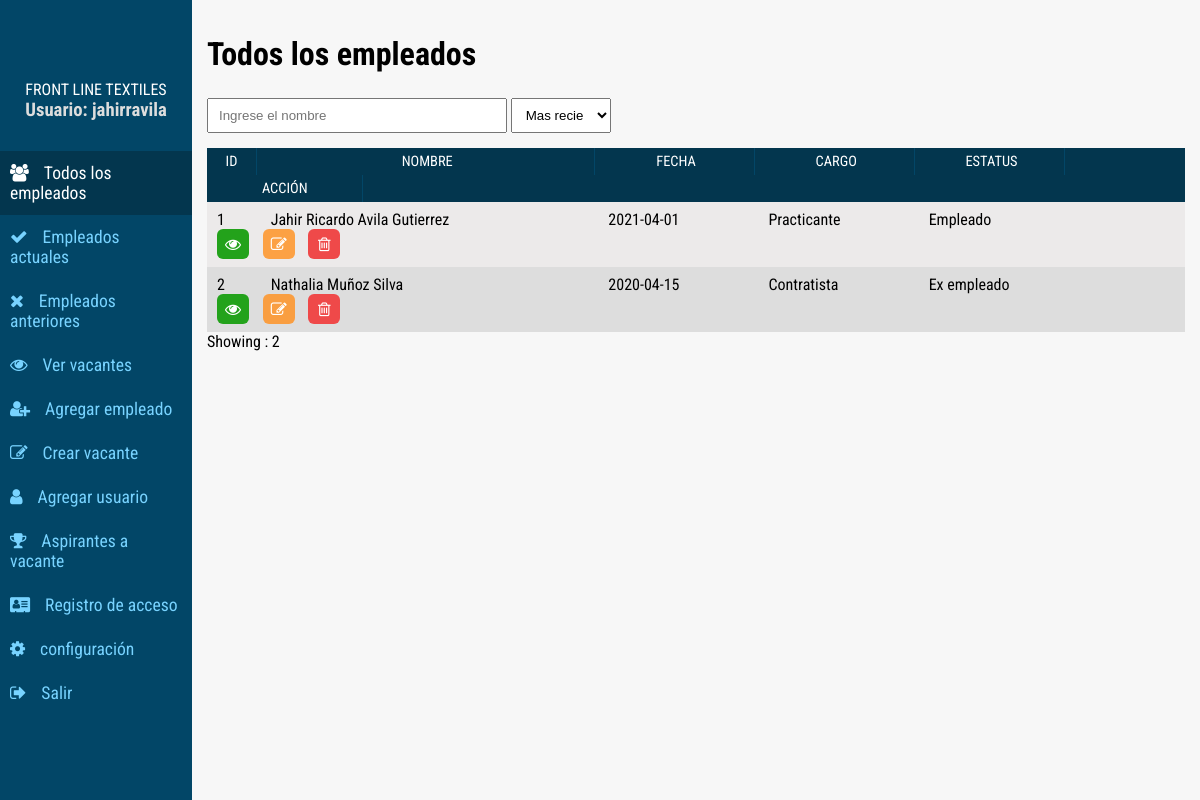
The page /contratacion/dashboard (signed in) on the database its author committed.
### tables this page shows
CREATE TABLE `sharp_emp` (
  `id` int(11) NOT NULL,
  `employee_id` text DEFAULT NULL,
  `first_name` text NOT NULL,
  `middle_name` text DEFAULT NULL,
  `last_name` text NOT NULL,
  `phone` varchar(30) NOT NULL,
  `employee_image` text NOT NULL,
  `id_type` text NOT NULL,
  `id_number` text NOT NULL,
  `id_card_image` text NOT NULL,
  `residence_address` text NOT NULL,
  `residence_location` text NOT NULL,
  `residence_direction` text NOT NULL,
  `residence_gps` text NOT NULL,
  `next_of_kin` text NOT NULL,
  `relationship` text NOT NULL,
  `phone_of_kin` text NOT NULL,
  `kin_residence` text NOT NULL,
  `kin_residence_direction` text NOT NULL,
  `date_employed` date NOT NULL,
  `job_type` text NOT NULL,
  `status` text NOT NULL
);

### contratacion/phpclasses/pagination.php (called while the page is built, shortened)
<?php
class Pagination{
	var $totalRows  	= '';
	var $perPage	 	= 10;
	var $fullTagOpen	= '<div class="pagination">';
	var $fullTagClose	= '</div>';
	var $showCount      = true;
	function createLinks(){
		$numPages = ceil($this->totalRows / $this->perPage);
		if ($numPages == 1){
			if ($this->showCount){
				$info = 'Showing : ' . $this->totalRows;
				return $info;
			}else{
				return '';
			}
		}
		$output = '';
		$output = preg_replace("#([^:])//+#", "\\1/", $output);
		$output = $this->fullTagOpen.$output.$this->fullTagClose;
		return $output;
	}
}
?>

### contratacion/dashboard/index.php (the view, shortened to what this page needs)
<?php
	include("../inc/header.php");
    include('../phpclasses/pagination.php');
    $limit = 10;
	$queryNum = $db_connect->query("SELECT COUNT(*) as postNum FROM sharp_emp LIMIT $limit");
	$resultNum = $queryNum->fetch_assoc();
	$rowCount = $resultNum['postNum'];
	$pagConfig = array(
		'totalRows' => $rowCount,
		'perPage' => $limit,
		'link_func' => 'searchFilter'
	);
	$pagination =  new Pagination($pagConfig);
?>
	<section class="side-menu fixed left">
		<div class="top-sec">
			<div class="dash_logo">
			</div>
			<p>Front Line Textiles</p>
			<h3>Usuario: <?php echo $_SESSION['username']?></h3>
		</div>
		<ul class="nav">
			<li class="nav-item current"><a href="../dashboard"><span class="nav-icon"><i class="fa fa-users"></i></span>Todos los empleados</a></li>
			<li class="nav-item"><a href="../dashboard/current_employees.php"><span class="nav-icon"><i class="fa fa-check"></i></span>Empleados actuales</a></li>
			<li class="nav-item"><a href="../dashboard/past_employees.php"><span class="nav-icon"><i class="fa fa-times"></i></span>Empleados anteriores</a></li>
			<li class="nav-item"><a href="../dashboard/ver_vacantes.php"><span class="nav-icon"><i class="fa fa-eye"></i></span>Ver vacantes</a></li>
			<?php if($usertype == "Admin"){ ?>
				<li class="nav-item"><a href="../dashboard/add_employee.php"><span class="nav-icon"><i class="fa fa-user-plus"></i></span>Agregar empleado</a></li>
				<li class="nav-item"><a href="../dashboard/crear_vacante.php"><span class="nav-icon"><i class="fa fa-edit"></i></span>Crear vacante</a></li>
				<li class="nav-item"><a href="../dashboard/add_user.php"><span class="nav-icon"><i class="fa fa-user"></i></span>Agregar usuario</a></li>
				<li class="nav-item"><a href="../dashboard/aspirante_vacante.php"><span class="nav-icon"><i class="fa fa-trophy"></i></span>Aspirantes a vacante</a></li>
				<li class="nav-item"><a href="../dashboard/registro_acceso.php"><span class="nav-icon"><i class="fa fa-vcard"></i></span>Registro de acceso </a></li>
			<?php		} ?>
			<li class="nav-item"><a href="../dashboard/settings.php"><span class="nav-icon"><i class="fa fa-cog"></i></span>configuración</a></li>
			<li class="nav-item"><a href="../dashboard/logout.php"><span class="nav-icon"><i class="fa fa-sign-out"></i></span>Salir</a></li>
		</ul>
	</section>
	<section class="contentSection right clearfix">
		<div class="container">
			<div class="wrapper employee_list clearfix">
				<div class="section_title">Todos los empleados</div>
				<div class="top-bar">
					<div class="top-item">
						<form id="empFilter" method="post" action="">
							<input class="filterField filterVal" type="text" placeholder="Ingrese el nombre" onkeyup="searchFilter()">
						</form>
					</div>
					<div class="top-item">
						<form id="empFilter" method="post" action="">
							<select class="sortField sortVal" onchange="searchFilter()">
								<option value="ASC">Mas reciente</option>
							</select>
						</form>
					</div>
				</div>
				<?php
					$getemp = mysqli_query($db_connect, "SELECT * FROM sharp_emp ORDER BY id ASC LIMIT $limit");
					$getempcount = mysqli_num_rows($getemp);
				?>
				<ul class="emp_list">
					<li class="emp_list_head">
						<div class="emp_item_head emp_id"style="width: 50px;">ID </div>
						<div class="emp_item_head emp_name">Nombre</div>
						<div class="emp_item_head">Fecha </div>
						<div class="emp_item_head">Cargo</div>
						<div class="emp_item_head emp_status">Estatus</div>
						<div class="emp_item_head">Acción</div>
					</li>
					<div id="displayempList">
						<?php
							if($getempcount >= 1 ){
								while($fetch = mysqli_fetch_assoc($getemp)){
									$id = $fetch['id'];
									$emp_id = $fetch['employee_id'];
									$first_name = $fetch['first_name'];
									$middle_name = $fetch['middle_name'];
									$last_name = $fetch['last_name'];
									$date_employed = $fetch['date_employed'];
									$job_type = $fetch['job_type'];
									$status = $fetch['status'];
									if($middle_name == ""){
										if($usertype == "Admin"){
											echo '
												<li class="emp_item">
													<div class="emp_column emp_id"style="width: 50px;">'.$emp_id.'</div>
													<div class="emp_column emp_name">'.$first_name." ".$last_name.'</div>
													<div class="emp_column">'.$date_employed.'</div>
													<div class="emp_column">'.$job_type.'</div>
													<div class="emp_column emp_status">'.$status.'</div>
													<div class="emp_column">
														<ul class="action_list">
															<li class="action_item action_view" data-id="'.$id.'" title="Ver"><i class="fa fa-eye"></i></li>
															<li class="action_item action_edit" data-id="'.$id.'" title="Editar"><i class="fa fa-pencil-square-o"></i></li>
															<li class="action_item action_delete" data-id="'.$id.'" title="Eliminar"><i class="fa fa-trash-o"></i></li>
														</ul>
													</div>
												</li>
											';
										}
									} else {
										if($usertype == "Admin"){
											echo '
												<li class="emp_item">
													<div class="emp_column emp_id"style="width: 50px;">'.$emp_id.'</div>
													<div class="emp_column emp_name">'.$first_name." ".$middle_name." ".$last_name.'</div>
													<div class="emp_column">'.$date_employed.'</div>
													<div class="emp_column">'.$job_type.'</div>
													<div class="emp_column emp_status">'.$status.'</div>
													<div class="emp_column">
														<ul class="action_list">
															<li class="action_item action_view" data-id="'.$id.'" title="Ver"><i class="fa fa-eye"></i></li>
															<li class="action_item action_edit" data-id="'.$id.'" title="Editar"><i class="fa fa-pencil-square-o"></i></li>
															<li class="action_item action_delete" data-id="'.$id.'" title="Borrar"><i class="fa fa-trash-o"></i></li>
														</ul>
													</div>
												</li>
											';
										}
									}
								}
								echo $pagination->createLinks();
							} else {
								echo '<li class="emp_item"> No se encontró ningún registro de ese empleado </li>';
							}
						?>
					</div>
				</ul>
			</div>
		</div>
	</section>
</body>
</html>

### contratacion/css/style.css (style rules this page uses)
body { background: #f7f7f7; width: 100%!important; height: 100%!important; font-family: 'Roboto Condensed', sans-serif; -moz-osx-font-smoothing: grayscale; -webkit-font-smoothing: antialiased; }
a, blockquote, body, button, dd, div, dl, dt, form, h1, h2, h3, h4, h5, h6, html, iframe, img, input, li, object, ol, p, pre, select, span, textarea, ul { margin: 0; padding: 0; outline: 0; box-sizing: border-box; }
a { text-decoration: none; color: #292e31; }
.clearfix:after, .clearfix:before, .nav:after { content: ""; display: table; }
.clearfix:after, .nav:after { clear: both; }
.fixed { position: fixed; }
.left { float: left; }
.right { float: right; }
ol, li { list-style: none }
h1, h2, h3, h4, h5, h6 { font-family: 'Roboto Condensed', sans-serif; }
.side-menu { width: 16%; max-width: 256px; height: 100%; background: #024667; }
.dash_logo { width: 80%; height: 70px; margin: 5px auto; overflow: hidden; }
.top-sec p { text-align: center; color: #fff; text-transform: uppercase; }
.nav { width: 100%; height: 100%; margin: 30px 0 0 0; overflow-x: hidden; overflow-y: auto; }
.side-menu h4,.side-menu h3 { color:#ddd; text-align: center; }
.nav .nav-item a { display: block; padding: 12px 10px; color: #78d3ff; font-size: 1.1em; }
.nav .nav-item.current { background: #03364e; }
.nav .nav-item.current a { color: #fff; }
.nav-icon { display: inline-block; margin-right: 15px; }
.contentSection.right.clearfix { position: fixed; width: 84%; height: 100%; right: 0; overflow-x: hidden; overflow-y: auto ; }
.wrapper { padding: 0 15px; margin: 35px 0 55px 0; }
.employee_list { width: 100%; }
.section_title { font-size: 2em; font-weight: bold; margin-bottom: 25px; }
.emp_list { width: 100%; }
.emp_list_head { width: 100%; background: #03364e; }
.emp_item_head { display: inline-block; width: 16%; padding: 5px 0; text-align: center; text-transform: uppercase; color: #fff; font-size: 0.9em; border-right: 1px solid #024667; }
.emp_item_head.emp_id { width: 120px; }
.emp_item_head.emp_name { width: 334px; }
.emp_column { display: inline-block; width: 16%; padding: 0px 10px; }
.emp_status, .emp_item_head.emp_status { width: 15%; }
.emp_column.emp_id { width: 120px; }
.emp_column.emp_name { width: 334px; }
.emp_item { padding: 8px 0; }
.emp_item:nth-child(odd) { background: #eceaea; }
.emp_item:nth-child(even) { background: #ddd; }
.action_item { display: inline-block; width: 32px; text-align: center; font-size: 1em; margin-right: 10px; background: #eddddd; padding: 7px 0; border-radius: 6px; color: #fff; cursor: pointer; }
.action_item.action_edit { background: rgba(255, 146, 34, 0.83); }
.action_item.action_view { background: #23a21b; }
.action_item.action_delete { background: #ef4949; }
.top-bar { margin-bottom: 15px; }
.filterField { width: 300px; height: 35px; padding: 8px 10px; }
.sortField { width: 100px; height: 35px; padding: 8px 10px; }
.top-item { display: inline-block; }

### rows shown on the page
sharp_emp: employee "1", first_name "Jahir", middle_name "Ricardo", last_name "Avila Gutierrez", date_employed "2021-04-01", job_type "Practicante", status "Empleado"
sharp_emp: employee "2", first_name "Nathalia", last_name "Muñoz Silva", date_employed "2020-04-15", job_type "Contratista", status "Ex empleado"

### other values the page prints
$_SESSION['username'] "jahirravila"
$pagination->createLinks() "Showing : 2"
